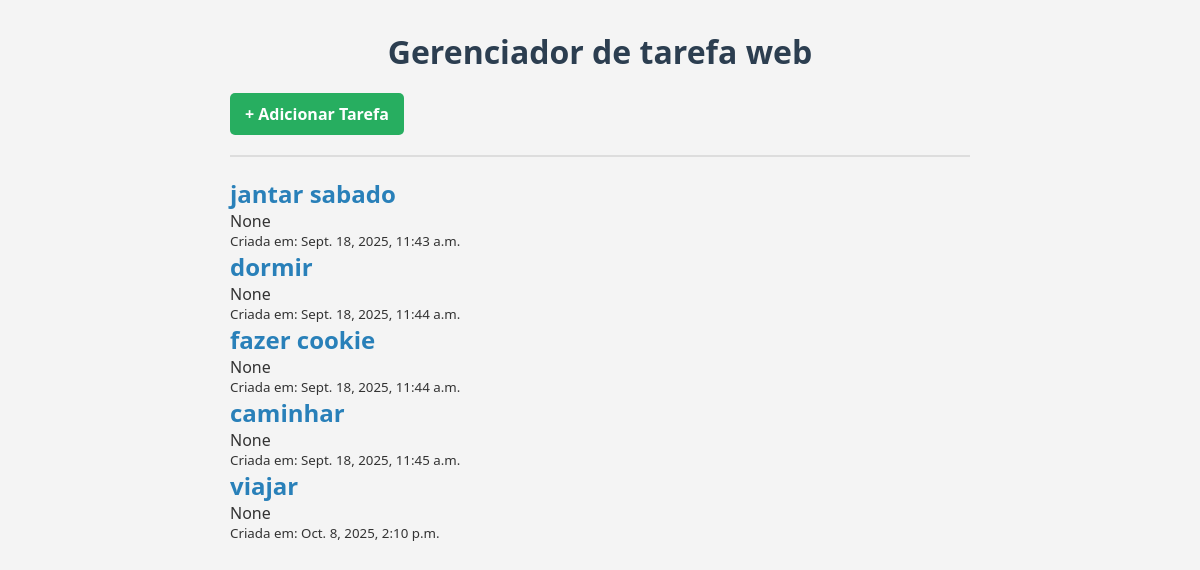
Page /tarefas/ on the committed database.
### tarefas/models.py (models this page shows, shortened)
class Tarefa(models.Model):
    titulo = models.CharField(max_length=200)
    descricao = models.TextField(blank = True, null = True)
    data_criacao = models.DateTimeField(auto_now_add = True)
    cocluida = models.BooleanField(default = False)

### tarefas/views.py (the view)
# urls.py: path('', views.listar_tarefa, name = 'lista_tarefas'),
def listar_tarefa(request):
    tarefas_salvas = Tarefa.objects.all()
    contexto = {
        'minhas_tarefas': tarefas_salvas
    }
    return render(request, 'tarefas/lista.html', contexto)

### tarefas/templates/tarefas/lista.html (shortened to what this page needs)
<!DOCTYPE html
<html lang="pt">
<head>
    {% load static %}
    <link rel="stylesheet" href="{% static 'lista/lista.css' %}">
</head>
<body>
    <h1>Gerenciador de tarefa web</h1>
    <a href="{% url 'adicionar_tarefas'%}"><strong>+ Adicionar Tarefa</strong></a>
    <hr>
    {% for tarefa in minhas_tarefas %}
        <div class="tarefa {% if tarefa.concluida %} concluida{% endif %}">
            <h2><a href="{% url 'detalhe_tarefa' tarefa.id %}">{{tarefa.titulo}}</a></h2>
            <p>{{tarefa.descricao}}</p>
            <small>Criada em: {{tarefa.data_criacao}}</small>
        </div>
    {% empty %}
        <p>Nenhuma tarefa cadastrada ainda. Adicione algumas no <a href="/admin/">admin</a></p>
    {% endfor %}
</body>
</html>

### tarefas/static/lista/lista.css (style rules this page uses)
* { margin: 0; padding: 0; box-sizing: border-box; }
body { font-family: 'Segoe UI', Tahoma, Geneva, Verdana, sans-serif; background-color: #f4f4f4; color: #333; padding: 30px; max-width: 800px; margin: auto; }
h1 { text-align: center; margin-bottom: 20px; color: #2c3e50; }
a { text-decoration: none; color: #2980b9; }
a strong { background-color: #27ae60; color: white; padding: 10px 15px; border-radius: 5px; display: inline-block; }
hr { margin: 20px 0; border: 1px solid #ddd; }

### rows in the picture
Tarefa: titulo "jantar sabado", descricao "None", data_criacao "Sept. 18, 2025, 11:43 a.m."
Tarefa: titulo "dormir", descricao "None", data_criacao "Sept. 18, 2025, 11:44 a.m."
Tarefa: titulo "fazer cookie", descricao "None", data_criacao "Sept. 18, 2025, 11:44 a.m."
Tarefa: titulo "caminhar", descricao "None", data_criacao "Sept. 18, 2025, 11:45 a.m."
Tarefa: titulo "viajar", descricao "None", data_criacao "Oct. 8, 2025, 2:10 p.m."
